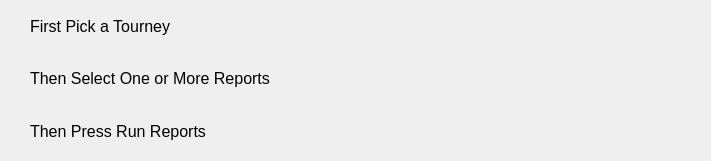
<?xml version="1.0" encoding="UTF-8"?>
<ui version="4.0">
 <class>reportsactivitypanel</class>
 <widget class="QWidget" name="reportsactivitypanel">
  <property name="geometry">
   <rect>
    <x>0</x>
    <y>0</y>
    <width>711</width>
    <height>161</height>
   </rect>
  </property>
  <property name="font">
   <font>
    <pointsize>12</pointsize>
    <fontweight>Medium</fontweight>
   </font>
  </property>
  <property name="windowTitle">
   <string>Cribbage Grass Roots</string>
  </property>
  <widget class="QWidget" name="reportsactivitywidget" native="true">
   <property name="geometry">
    <rect>
     <x>0</x>
     <y>0</y>
     <width>711</width>
     <height>161</height>
    </rect>
   </property>
   <widget class="QWidget" name="verticalLayoutWidget">
    <property name="geometry">
     <rect>
      <x>30</x>
      <y>3</y>
      <width>301</width>
      <height>151</height>
     </rect>
    </property>
    <layout class="QVBoxLayout" name="verticalLayout">
     <item>
      <widget class="QLabel" name="reportsPickTourneyActivityLabel">
       <property name="text">
        <string>First Pick a Tourney</string>
       </property>
      </widget>
     </item>
     <item>
      <widget class="QLabel" name="reportsSelectReportsActivityLabel">
       <property name="text">
        <string>Then Select One or More Reports</string>
       </property>
      </widget>
     </item>
     <item>
      <widget class="QLabel" name="reportsRunReportsActivityLabel">
       <property name="text">
        <string>Then Press Run Reports</string>
       </property>
      </widget>
     </item>
    </layout>
   </widget>
  </widget>
 </widget>
 <resources/>
 <connections/>
</ui>
